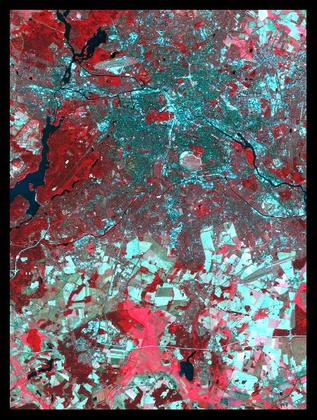
%> input picture landsat_berlin1.jpg, 317 x 420 px, shrunk from 452 x 598 before the run
$ octave corr2_demo.m   (GNU Octave 9; MATLAB toolbox functions it lacks are replaced by stand-ins)
%> lines starting %> are read from the running program, lines starting %| are printed output that depends on the picture; in (x1, y1, x2, y2) boxes, pixels count from 0 and x2, y2 are one past the last pixel; in counts of white or black regions, pixels touching at a corner belong together; the program's own positions count from 1
### findGradient.m
% findGradient
%
% Determines the gradient of a line
% x: x coordinate of each point on the line (vector)
% y: y coordinate of each point on the line (vector)
% gradient: The estimated gradient of the line

function [gradient]=findGradient(x,y)
datLen = length(y);
y = y(:)';
x = x(:)';
w = abs(y) < 0.1*pi;
soln = [sum(x.^2.*w), sum(x.*w); sum(x.*w), sum(w)];
soln = soln \ [sum(x.*y.*w); sum(y.*w)];

figure;
hold on;
plot(x,y);
plot(x,soln(1)*x + soln(2),'r');
hold off;

gradient = soln(1);

### corr2_demo.m
close all,clear all, clc
I = imread('landsat_berlin1.jpg');
%> I is the input picture: size 420x317x3 uint8; mean R, G, B 107.8, 98.6, 102.2
I=rgb2gray(I);
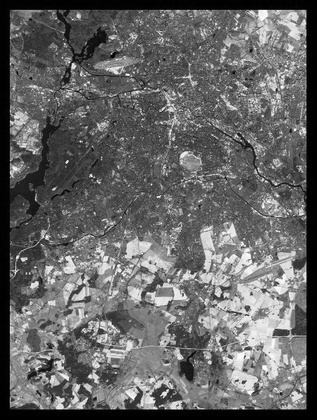
%> I: size 420x317 uint8; min 0, max 254, mean 101.7
I=edge(I,'canny');
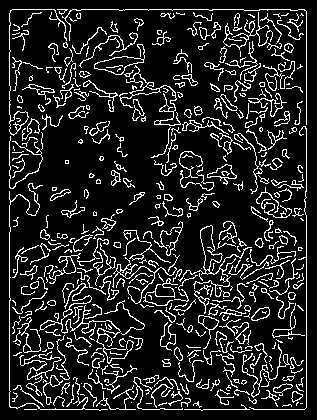
%> I: size 420x317 logical; 13.8% white in thin lines or dots, all inside (x1, y1, x2, y2) = (9, 9, 307, 411)
I=fft2(I);
%figure,imshow(I);
J = imread('landsat_berlin2.jpg');
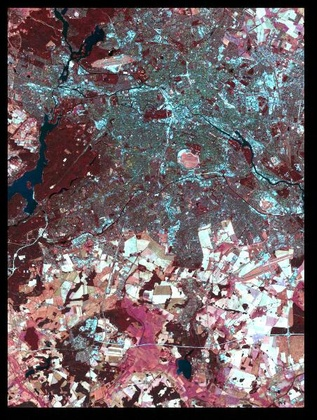
%> input picture landsat_berlin2.jpg, 317 x 420 px, shrunk from 452 x 598 before the run
%> J is the input picture: size 420x317x3 uint8; mean R, G, B 112, 98.4, 102
J=rgb2gray(J);
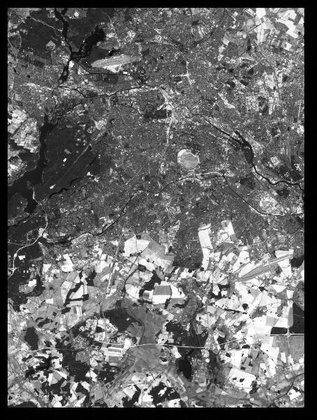
%> J: size 420x317 uint8; min 0, max 255, mean 102.9
J=edge(J,'canny');
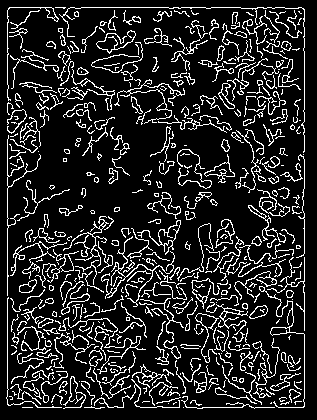
%> J: size 420x317 logical; 14.6% white in thin lines or dots
J=fft2(J);
%figure,imshow(J);
d=I.*conj(J);
p=angle(d);
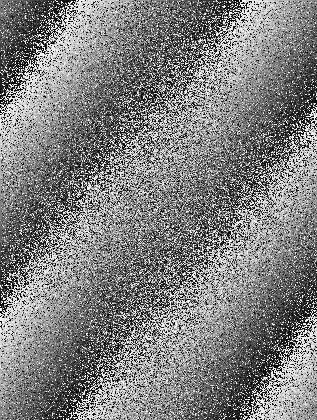
%> p: size 420x317 double; min -3.14, max 3.14, mean -3.74e-19; drawn with min black and max white

[M N]=size(p);
%> M = 420; N = 317

px=zeros(N,1);
for j=1:N
    t=0;
    for i=1:M
        t=t+p(i,j);
    end
    px(j)=t/M;
end
%> after the loop, px = 317 values, max 0.221 at index 114, min -0.221 at index 205, mean 1.26e-17

plot(px);
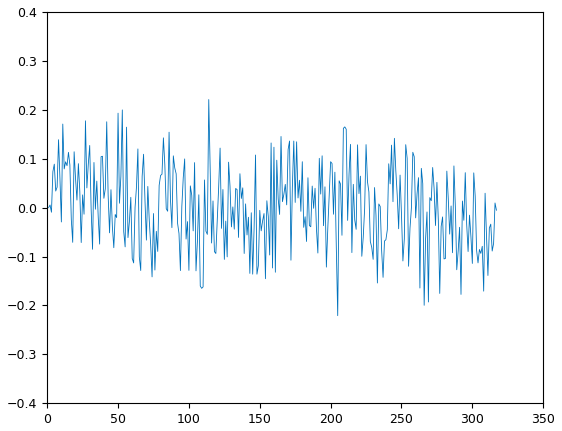
%> figure redrawn from the program's plot data; curve peaks at x = 114, y = 0.221


gradient=findGradient([1:N],px)
%> in findGradient, `datLen = length(y);`: datLen = 317
%> in findGradient, `y = y(:)';`: y has the same summary as px outside findGradient
%> in findGradient, `w = abs(y) < 0.1*pi;`: w = 317 logical values, 317 true
%> in findGradient, `soln = [sum(x.^2.*w), sum(x.*w); sum(x.*w), sum(w)];`: soln = [10668635 50403; 50403 317]
%> in findGradient, `soln = soln \ [sum(x.*y.*w); sum(y.*w)];`: soln = [-0.000197; 0.0313]
%> in findGradient, `gradient = soln(1);`: gradient = -0.000197
%> figure, not shown here; curve peaks at x = 114, y = 0.221; curve peaks at x = 1, y = 0.0311
%> gradient = -0.000197

% [24 lines of commented-out code are left out]
